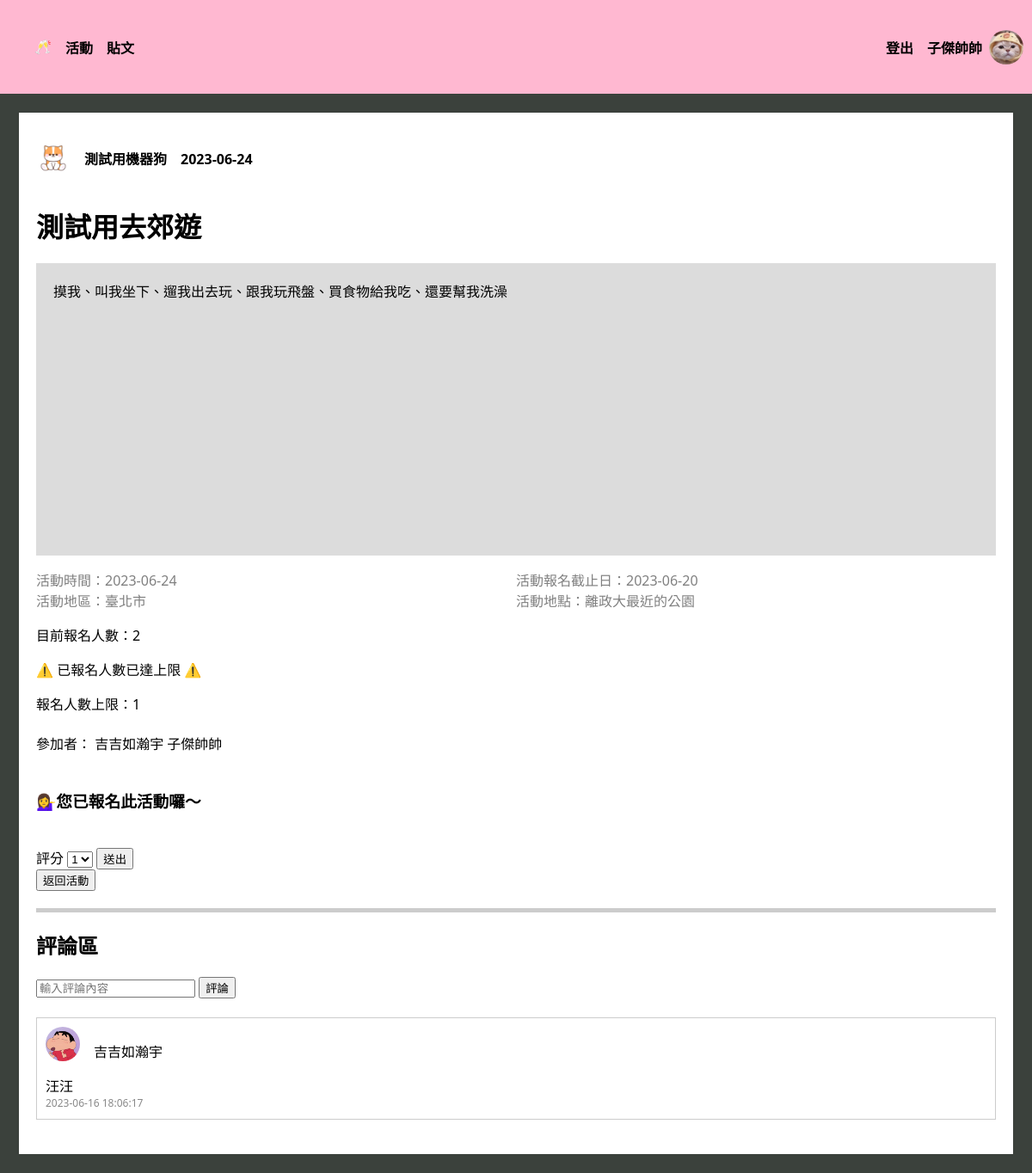
Page /activity/activities/activity_detail/6940dcd9-87d4-48c7-afc9-5de9b05148fa (signed in) on the earlier database version.
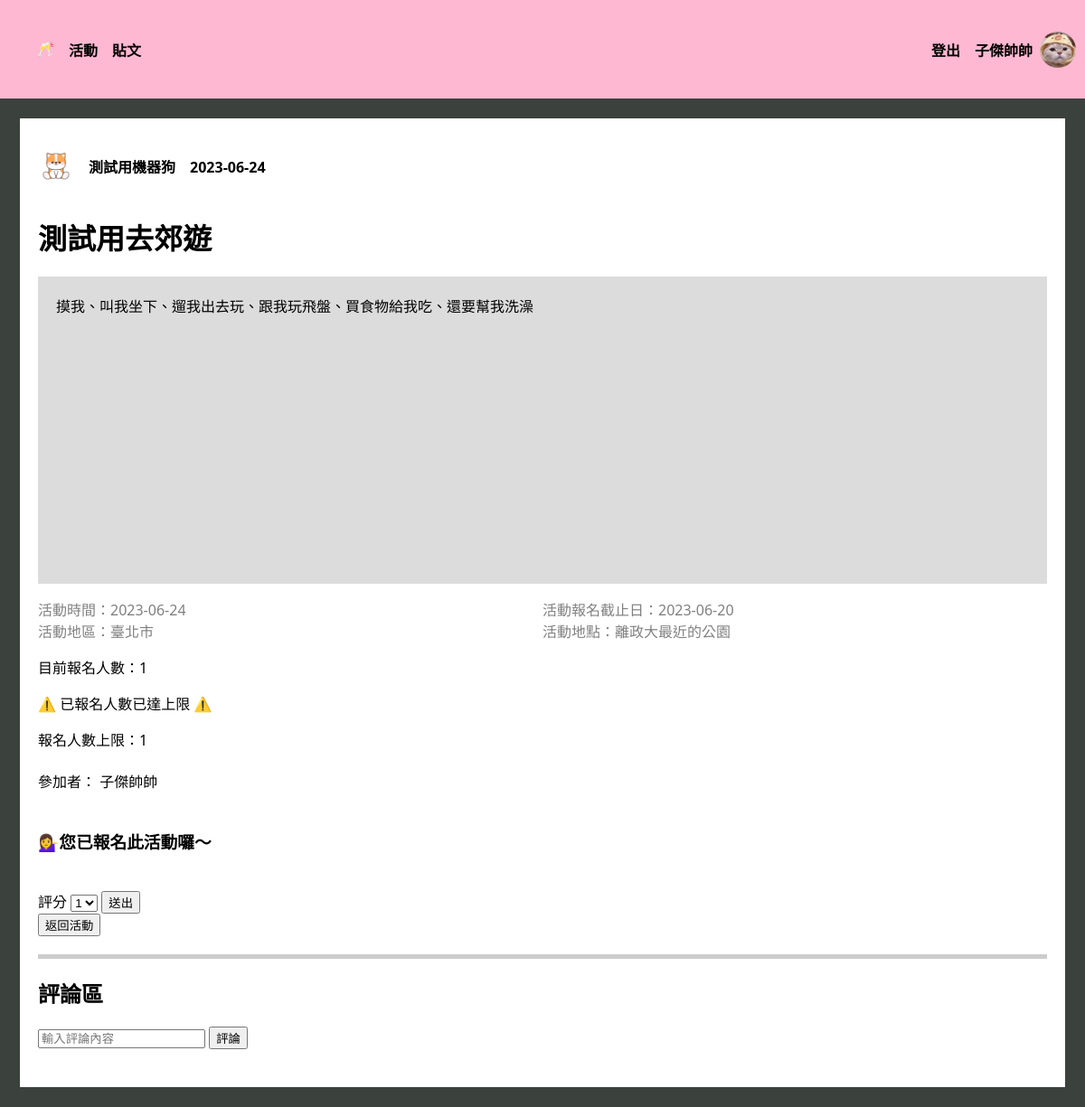
Same page on the later database version.
### tables this page shows
CREATE TABLE "User" (
	"userID"	INTEGER,
	"password"	VARCHAR(10),
	"nickname"	VARCHAR(10) NOT NULL,
	"gender"	VARCHAR(1) NOT NULL,
	"birth"	TEXT,
	"cellphone"	VARCHAR(10),
	"email"	TEXT UNIQUE,
	"image" TEXT,
	PRIMARY KEY("userID" AUTOINCREMENT)
);

CREATE TABLE "Participant" (
	"participantUserID"	INTEGER,
	"participantActivityID"	VARCHAR(36),
	"score"	INTEGER,
	FOREIGN KEY("participantUserID") REFERENCES "User"("userID"),
	FOREIGN KEY("participantActivityID") REFERENCES "Activity"("activityID"),
	PRIMARY KEY("participantUserID","participantActivityID")
);

CREATE TABLE "Discussion" (
	"discussionID"	INTEGER,
	"discussionUserID"	INTEGER,
	"discussionActivityID"	VARCHAR(36),
	"discussionTime"	TEXT,
	"discussionContent"	TEXT,
	FOREIGN KEY("discussionUserID") REFERENCES "User"("userID"),
	FOREIGN KEY("discussionActivityID") REFERENCES "Activity"("activityID"),
	PRIMARY KEY("discussionID" AUTOINCREMENT)
);

### crud/crudActivity.py (the view, shortened to what this page needs)
@activity_bp.route(
    "/activities/activity_detail/<string:activityID>", methods=["GET", "POST"]
)
def activity_detail(activityID):
    show_methed = request.args.get("show_methed")
    postDate = datetime.now().strftime("%Y-%m-%d")
    origin_user = session["userID"]
    con = sql.connect("funCrew_db.db")
    con.row_factory = sql.Row
    cur = con.cursor()
    cur.execute("SELECT nickname FROM User WHERE userID=?", (origin_user,))
    origin_username = cur.fetchone()[0]
    cur.execute("SELECT image FROM User WHERE userID=?", (origin_user,))
    origin_user_image = cur.fetchone()[0]
    cur.execute(
        "SELECT * FROM Participant WHERE participantUserID=? AND participantActivityID=?",
        (origin_user, activityID),
    )
    joint = cur.fetchone()
    cur.execute(
        "SELECT * FROM Activity, User WHERE organizerUserID=userID AND activityID=?",
        (activityID,),
    )
    activity = cur.fetchone()
    cur.execute(
        "SELECT * FROM Activity, Participant WHERE activityID=participantActivityID AND activityID=?",
        (activityID,),
    )
    participants = cur.fetchall()
    cur.execute(
        "SELECT nickname FROM User, Participant WHERE userID=participantUserID AND participantActivityID=?",
        (activityID,),
    )
    participants_menber = cur.fetchall()
    cur.execute(
        "SELECT COUNT(*) AS count_participants FROM Activity JOIN Participant ON Activity.activityID = Participant.participantActivityID WHERE Activity.activityID =?",
        (activityID,),
    )
    count_participants = cur.fetchone()
    cur.execute(
        """
        SELECT Discussion.*, User.image, User.nickname
        FROM Discussion
        INNER JOIN User ON Discussion.discussionUserID = User.userID
        WHERE discussionActivityID = ?
        ORDER BY discussionTime DESC
        """,
        (activityID,),
    )
    discussions = cur.fetchall()
    cur.execute(
        "SELECT image FROM User WHERE userID=? ", (activity["organizerUserID"],)
    )
    user_image = cur.fetchone()
    try:
        return render_template(
            "activity_detail.html",
            activity=activity,
            discussions=discussions,
            activityID=activityID,
            userID=origin_user,
            show_methed=show_methed,
            user_image=user_image,
            origin_username=origin_username,
            origin_user_image=origin_user_image,
            joint=joint,
            postDate=postDate,
            count_participants=count_participants,
            origin_user=origin_user,
            participants=participants,
            participants_menber=participants_menber,
        )
    except Exception as e:
        print(e)

### templates/activity_detail.html (shortened to what this page needs)
<!DOCTYPE html>
<html lang="zh-Hant-TW">
<head>
</head>
<body style="background-color: #3B413C;">
    <div class="nav_bar">
        <ul>
            <li><a href="/home"> 🥂 </a></li>
            <li><a href="/activity/activities/signingUp">活動</a></li>
            <li><a href="/post/posts/newest">貼文</a></li>
        </ul>
        <div class="header-right">
            <li style="list-style: none;"><a href="/user/logout">登出</a></li>
            <div class="user-info">
                <h4><a href="/user/personalInfo">{{ origin_username }}</a></h4></button>
                <img src="{{ url_for('static', filename='images/avatars/' + origin_user_image) }}" alt="大頭貼">
            </div>
        </div>
    </div>
    <div class="post-wrapper" style="background-color: white;">
        <div class="user-info">
            <img src="{{ url_for('static', filename='images/avatars/' + user_image[0]) }}" alt="大頭貼">
            <h4>　<a href="/user/info/{{activity['organizerUserID']}}">{{ activity['nickname'] }}</a>　{{ activity['Time']
                }}</h4>
        </div>
        <h1>{{ activity['title'] }}</h1>
        <div class="Intro" style="padding: 20px;">{{ activity['Intro'] }}</div>
        <div style="display: flex;color: gray;" >
            <p>活動時間：{{ activity['time'] }}</p>
            <p>活動報名截止日：{{ activity['expireDate'] }}</p>
        </div>
        <div style="display: flex;color:gray;">
            <p style="margin-top: 0%;">活動地區：{{ activity['area'] }}</p>
            <p style="margin-top: 0%;">活動地點：{{ activity['location'] }}</p>
        </div>
        <p>目前報名人數：{{ count_participants[0] }}</p>
        {% if count_participants[0] >= activity['peopleLimited']%}
        <p>⚠️ 已報名人數已達上限 ⚠️</p>
        {% endif %}
        <p>報名人數上限：{{ activity['peopleLimited']}}</p>
        <br>
        {% if participants_menber %}
        參加者：
        {% for menber in participants_menber %}
        {{menber[0]}}
        {% endfor %}
        <br><br>
        {% endif %}
        {% for participant in participants %}
        {% if origin_user == participant['participantUserID']%}
        <h3>💁‍♀️您已報名此活動囉～</h3>
        {% endif %}
        {% endfor %}
        <br>
            {% if joint and postDate > activity[2] %}
            <form action="/activity/rating/{{ activity['activityID'] }}" method="POST">
                <label for="rating">評分</label>
                <select id="rating" name="rating" required>
                    {% for i in range(1,6) %}
                    <option value={{i}}>{{i}}</option>
                    {% endfor %}
                </select>
                <input type="submit" value="送出">
            </form>
            {% endif %}
    <button><a href="/activity/activities/{{show_methed}}">返回活動</a></button>
    <div class="separator"></div>
    <h2>評論區</h2>
    <form action="/activity/activities/activity_detail/{{ activityID }}" method="post" required>
        <div class="input">
            <input type="text" name="content" placeholder="輸入評論內容">
            <button type="submit">評論</button>
        </div>
    </form>
    <br>
    {% for discussion in discussions %}
    <div class="post">
        <div class="content">
            <div class="user-info">
                <img src="{{ url_for('static', filename='images/avatars/' + discussion['image']) }}" alt="大頭貼">
                <p><a href="/user/info/{{ discussion['discussionUserID'] }}">{{ discussion['nickname'] }}</a>
                </p>
            </div>
            <p>{{ discussion['discussionContent'] }}</p>
        </div>
        <div class="info">
            <span>{{ discussion['discussionTime'] }}</span>
        </div>
    </div>
    {% endfor %}
    </div>
</body>

Differences in the rows shown:
no longer on this page (row unchanged): User: nickname "吉吉如瀚宇"
no longer on this page (row edited): Discussion: image (picture), nickname "吉吉如瀚宇", discussionContent "汪汪", discussionTime "2023-06-16 18:06:17"
Other differences:
{{ count_participants[0] }}: "2" → "1"
